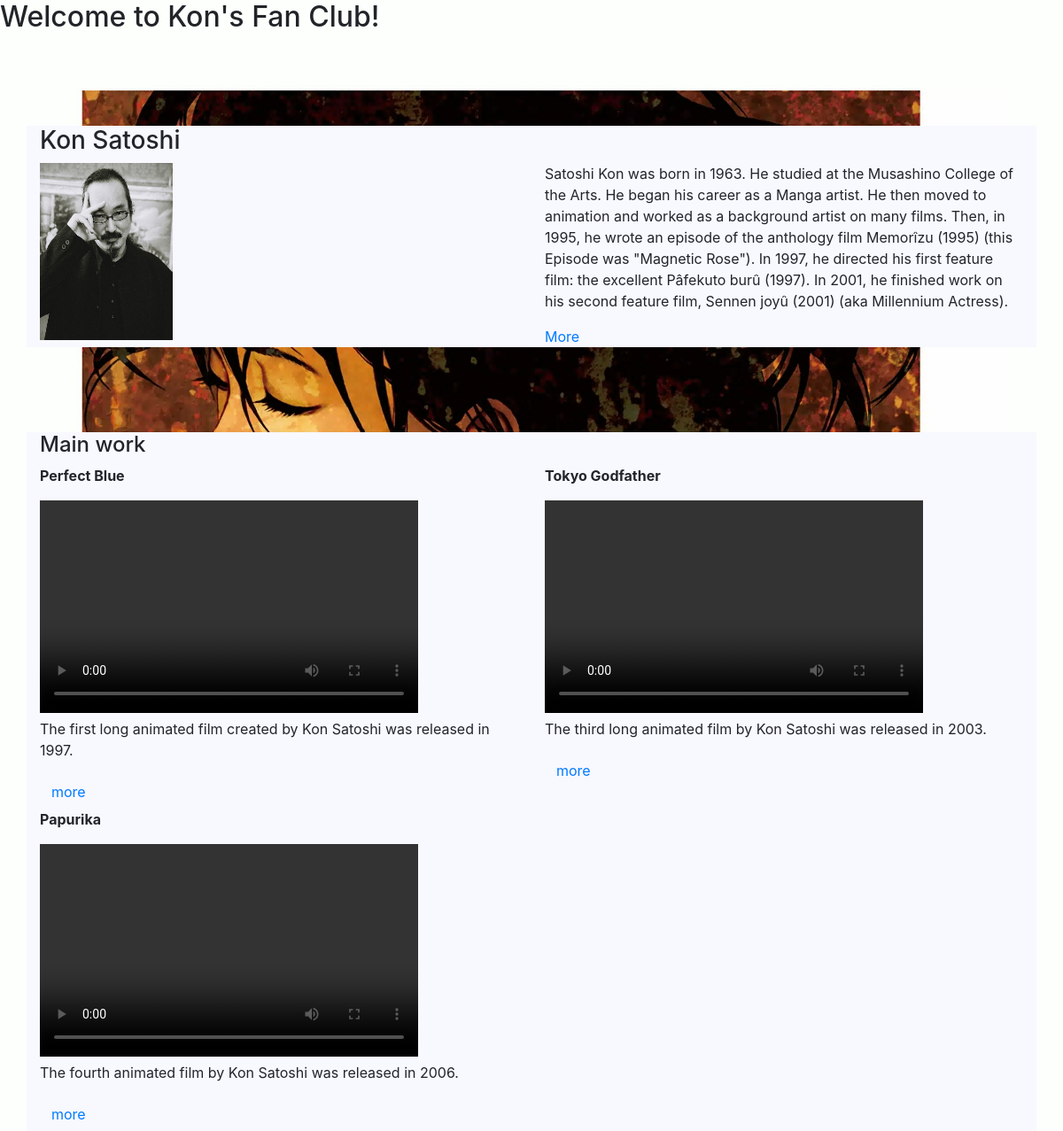
The page / on the database its author committed.
### tables this page shows
CREATE TABLE `kon_film` (
  `id` int(11) NOT NULL,
  `title` varchar(150) NOT NULL,
  `info` text NOT NULL,
  `link` varchar(100) NOT NULL,
  `link2` varchar(100) NOT NULL
);

### index.php (the view, shortened to what this page needs)
<!DOCTYPE html>
<html lang="en">
<head>
  <link href="https://maxcdn.bootstrapcdn.com/bootstrap/4.4.1/css/bootstrap.min.css" rel="stylesheet">
</head>
<?php
$dbname = "kon";
$username = "root";
$password="";
$servername="localhost";
$conn = mysqli_connect ($servername, $username, $password, $dbname);
  $sql = "SELECT * From kon_film ORDER BY id";
  $result = mysqli_query($conn, $sql);
?>
<body background="image/index.jpg">
  <h2>Welcome to Kon's Fan Club!</h2>
  <br /><br /><br /><br />
  <div class="container" style="background-color: GhostWhite;">
    <div class="row">
      <div class="col-12">
        <h3>Kon Satoshi</h3>
      </div>
    </div>
    <div class="row">
      <div class="col-12 col-md-6">
        <img src="image/kon.jpg" width="150" height="200" />
      </div>
      <div class="col-12 col-md-6">
        <p>
          Satoshi Kon was born in 1963. He studied at the Musashino College of
           the Arts. He began his career as a Manga artist. He then moved to
           animation and worked as a background artist on many films. Then, in
           1995, he wrote an episode of the anthology film Memorîzu (1995) (this
           Episode was "Magnetic Rose"). In 1997, he directed his first feature
           film: the excellent Pâfekuto burû (1997). In 2001, he finished work
           on his second feature film, Sennen joyû (2001) (aka Millennium Actress).
        </p>
        <a href="http://konstone.s-kon.net/">More</a>
      </div>
    </div>
  </div>
  <br /><br /><br /><br />
  <div class="container" style="background-color: GhostWhite;">
    <div class="row">
      <div class="col-12">
        <h4>Main work</h4>
      </div>
    </div>
    <div class="row">
  <?php
    if (mysqli_num_rows($result) > 0){
      while ($row = mysqli_fetch_assoc($result)){
      ?>
        <div class="col-12 col-md-6">
        <p><strong>
          <?php echo $row['title']; ?>
        </strong></p>
        <video controls width="427" height="240">
          <source src="<?php echo $row['link']; ?>" type="video/mp4">
        </video>
        <p>
          <?php echo $row['info']; ?>
        </p>
        <button type="button" class="btn btn-link"><a href="<?php echo $row['link2'] ?>" target="_blank">more</a></button>
        </div>
        <?php
      };
    };
  ?>
    </div>
  </div>
</body>
</html>

### rows shown on the page
kon_film: title "Perfect Blue", info "The first long animated film created by Kon Satoshi was released in 1997."
kon_film: title "Tokyo Godfather", info "The third long animated film by Kon Satoshi was released in 2003."
kon_film: title "Papurika", info "The fourth animated film by Kon Satoshi was released in 2006."
